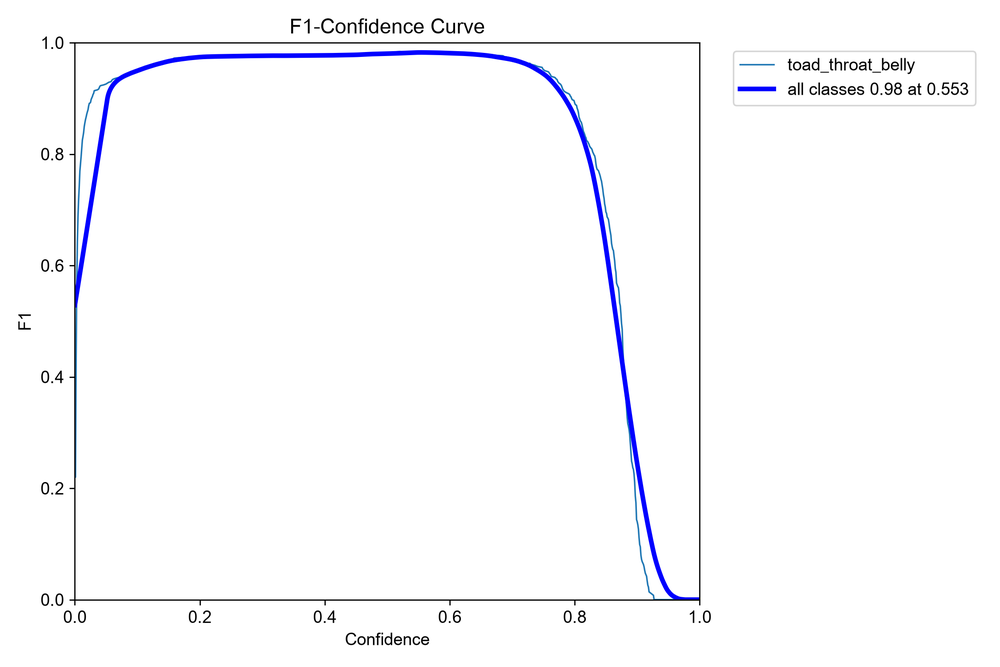
#> input picture 01-02_Throat_Belly_pipeline/src/runs/detect/train/BoxF1_curve.png, 1000 x 667 px, shrunk from 2250 x 1500 before the run, found by its file name; its folder holds only this picture in this run
$ python preprocessing.py
#> lines starting #> are read from the running program, lines starting #| are printed output that depends on the picture; after the words box and inside, x2 and y2 are one past the last pixel; in counts of white or black regions, pixels touching at a corner belong together
#> in process_dataset, img is the input picture: shape (667, 1000, 3); mean B, G, R 252.2, 249.9, 249.7
import os
import cv2
from pathlib import Path
import numpy as np

TARGET_SIZE = (256, 256)


def compute_symmetry_iou(mask_patch):
    """
    Computes normalized bilateral IoU (Jaccard Index) across the vertical centerline.
    """
    h, w = mask_patch.shape[:2]
    mid = w // 2
    left_half = mask_patch[:, :mid]
    right_half = mask_patch[:, mid:]
    min_w = min(left_half.shape[1], right_half.shape[1])
    if min_w <= 0 or h <= 0:
        return 0.0
    left_flipped = cv2.flip(left_half[:, :min_w], 1)
    right_trimmed = right_half[:, :min_w]
    overlap = cv2.countNonZero(cv2.bitwise_and(left_flipped, right_trimmed))
    union = cv2.countNonZero(cv2.bitwise_or(left_flipped, right_trimmed))
    return overlap / union if union > 0 else 0.0


def score_chin_north(crop_mask):
    h, w = crop_mask.shape[:2]
    if h < 5 or w < 5:
        return 0.0

    # 1. Longitudinal Width Gradient
    h_25 = max(1, int(h * 0.25))
    w_top = np.mean([np.count_nonzero(crop_mask[r, :]) for r in range(h_25)])
    w_bot = np.mean([np.count_nonzero(crop_mask[h - 1 - r, :]) for r in range(h_25)])
    s_width = (w_bot - w_top) / (w_bot + w_top + 1e-5)

    # 2. Corner Void Space Difference
    w_corner = max(1, w // 3)
    top_corner_void = (h_25 * w_corner * 2) - (
        np.count_nonzero(crop_mask[:h_25, :w_corner]) + np.count_nonzero(crop_mask[:h_25, -w_corner:])
    )
    bot_corner_void = (h_25 * w_corner * 2) - (
        np.count_nonzero(crop_mask[-h_25:, :w_corner]) + np.count_nonzero(crop_mask[-h_25:, -w_corner:])
    )
    s_corner = (top_corner_void - bot_corner_void) / (top_corner_void + bot_corner_void + 1e-5)

    # 3. Area Mass Distribution
    top_area = np.count_nonzero(crop_mask[:h // 2, :])
    bot_area = np.count_nonzero(crop_mask[h // 2:, :])
    s_area = (bot_area - top_area) / (top_area + bot_area + 1e-5)

    # 4. Vertical Moments (Center of Mass)
    M = cv2.moments(crop_mask)
    s_moment = ((M['m01'] / M['m00']) - (h / 2.0)) / (h / 2.0) if M['m00'] > 0 else 0.0

    return 3.5 * s_width + 2.5 * s_corner + 2.0 * s_area + 1.5 * s_moment


def align_chin_to_yaxis(img):
    if img is None:
        return None, 0, False

    if img.ndim == 3:
        gray = cv2.cvtColor(img, cv2.COLOR_BGR2GRAY)
    else:
        gray = img.copy()

    _, mask = cv2.threshold(gray, 2, 255, cv2.THRESH_BINARY)
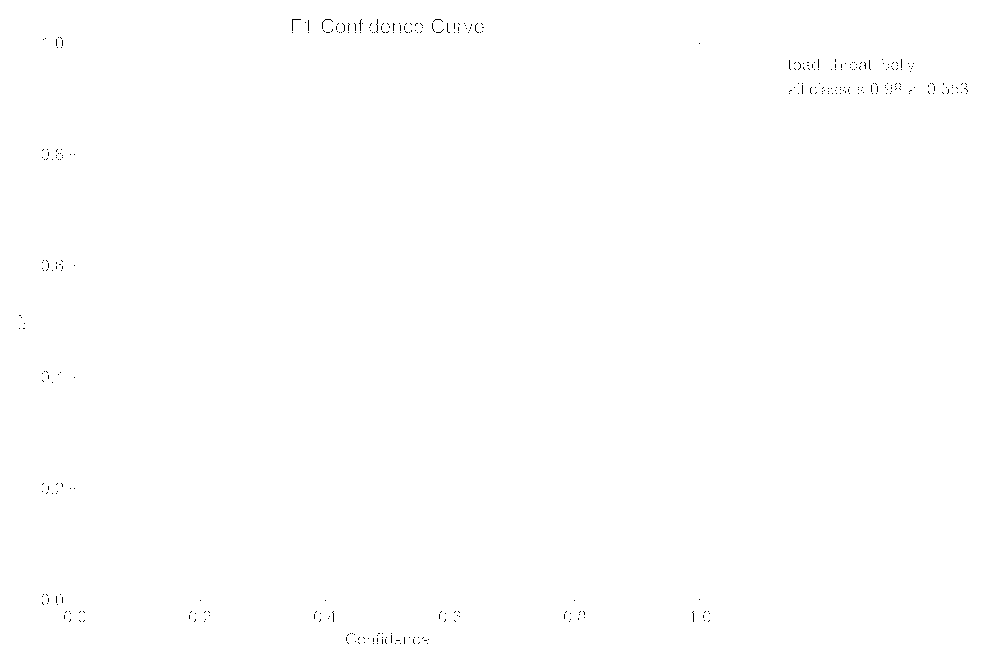
#> mask: shape (667, 1000); 99.9% white; black in thin lines or dots, all inside (x1, y1, x2, y2) = (19, 19, 968, 644)
    contours, _ = cv2.findContours(mask, cv2.RETR_EXTERNAL, cv2.CHAIN_APPROX_SIMPLE)
#> contours = [[[0, 0], [0, 666], [999, 666], [999, 0]]]
    if not contours:
        return img, 0, False

    largest_contour = max(contours, key=cv2.contourArea)
#> largest_contour = [[0, 0], [0, 666], [999, 666], [999, 0]]
    clean_mask = np.zeros_like(mask)
    cv2.drawContours(clean_mask, [largest_contour], -1, 255, cv2.FILLED)
#> clean_mask: shape (667, 1000); every value is 255

    h, w = img.shape[:2]
#> h = 667; w = 1000
    pad = max(h, w)
#> pad = 1000
    padded_mask = cv2.copyMakeBorder(clean_mask, pad, pad, pad, pad, cv2.BORDER_CONSTANT, value=0)
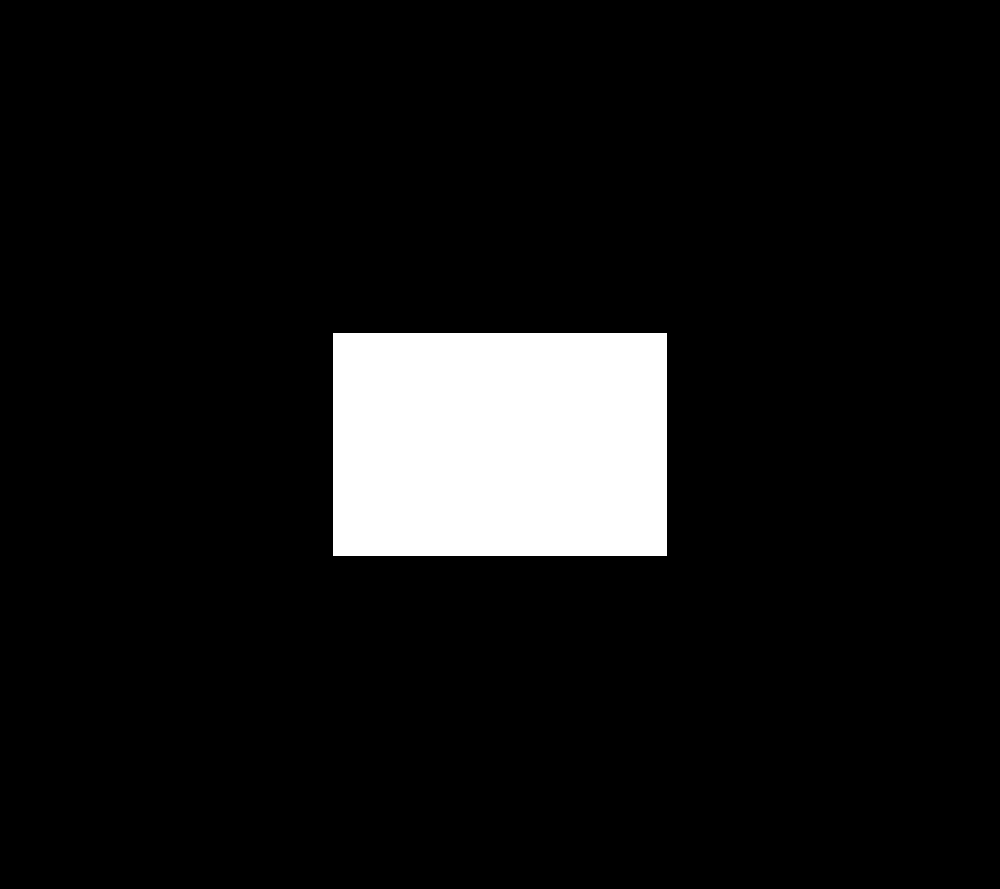
#> padded_mask: shape (2667, 3000) (shown at 1/3 size); 8.3% white; 1 white region, box (x1, y1, x2, y2) and area: (1000, 1000, 2000, 1667) 667000
    padded_img = cv2.copyMakeBorder(img, pad, pad, pad, pad, cv2.BORDER_CONSTANT, value=0)
    cy, cx = padded_mask.shape[0] // 2, padded_mask.shape[1] // 2
#> cy = 1333; cx = 1500

    # 1. Full 180° Projective Symmetry Sweep (Coarse in 2° steps)
    best_angle = 0
    best_obj = -1e9

    for angle in range(0, 180, 2):
        M = cv2.getRotationMatrix2D((cx, cy), angle, 1.0)
        rot_mask = cv2.warpAffine(padded_mask, M, (padded_mask.shape[1], padded_mask.shape[0]))
        x, y, bw, bh = cv2.boundingRect(rot_mask)
        if bw <= 1 or bh <= 1:
            continue
        crop_m = rot_mask[y:y + bh, x:x + bw]
        iou = compute_symmetry_iou(crop_m)
        if iou > best_obj:
            best_obj = iou
            best_angle = angle
#> this loop made 90 passes
#> (x, y, bw, bh, overlap in compute_symmetry_iou, union in compute_symmetry_iou, iou, best_obj) on pass 1: (1000, 1000, 1000, 667, 333500, 333500, 1, 1)
#> (x, y, bw, bh, overlap in compute_symmetry_iou, union in compute_symmetry_iou, iou) on passes 2 to 7: (988, 982, 1024, 703, 322441, 346167, 0.931), (977, 965, 1046, 737, 312027, 356583, 0.875), (967, 949, 1066, 769, 302873, 365743, 0.828), (958, 933, 1084, 801, 294849, 373767, 0.789), (949, 918, 1102, 831, 287830, 380782, 0.756), (941, 903, 1118, 861, 281709, 386907, 0.728)
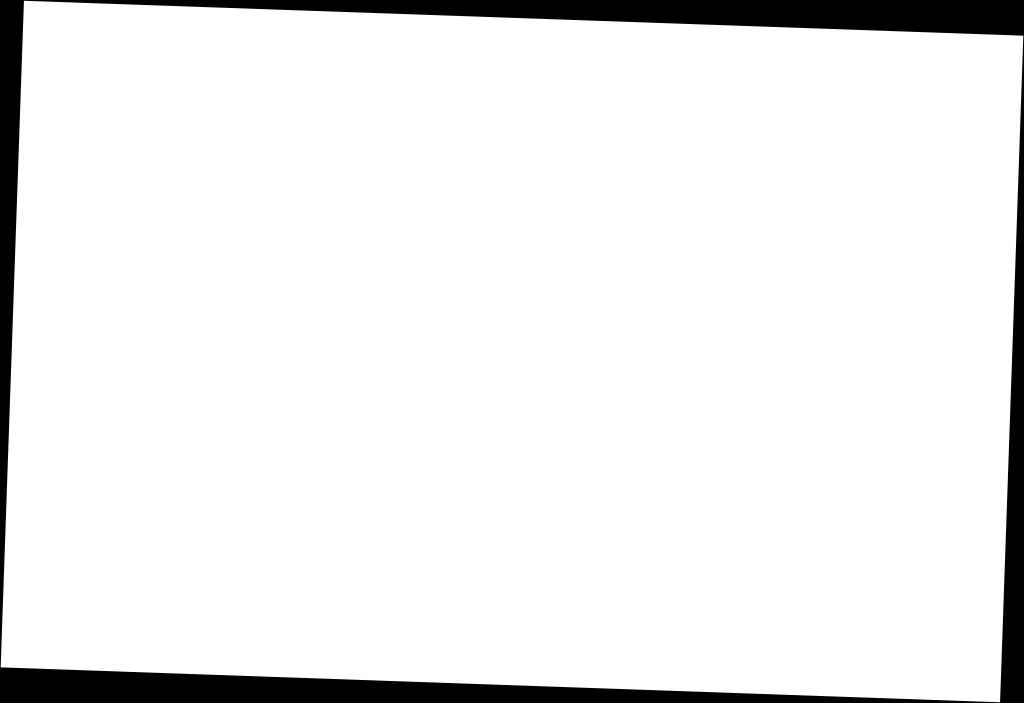
#> crop_m: shape (703, 1024); min 0, max 255, mean 236.3

    # 2. Fine-Tuning Sweep (±3° in 0.5° steps)
    fine_angle = best_angle
    best_fine_obj = -1e9
    for angle in np.arange(best_angle - 3.0, best_angle + 3.5, 0.5):
        M = cv2.getRotationMatrix2D((cx, cy), angle, 1.0)
        rot_mask = cv2.warpAffine(padded_mask, M, (padded_mask.shape[1], padded_mask.shape[0]))
        x, y, bw, bh = cv2.boundingRect(rot_mask)
        if bw <= 1 or bh <= 1:
            continue
        crop_m = rot_mask[y:y + bh, x:x + bw]
        iou = compute_symmetry_iou(crop_m)
        if iou > best_fine_obj:
            best_fine_obj = iou
            fine_angle = angle
#> this loop made 13 passes
#> pass 1, in compute_symmetry_iou (call 91), `right_half = mask_patch[:, mid:]`:
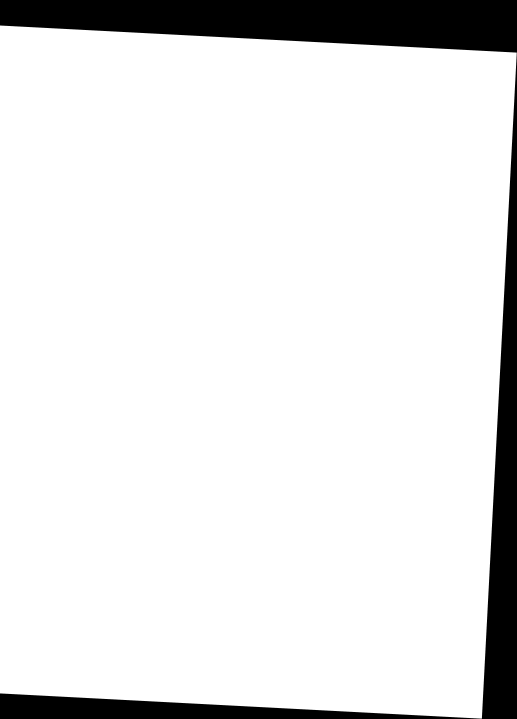
#> right_half: shape (719, 517); min 0, max 255, mean 228.8
#> after the loop:
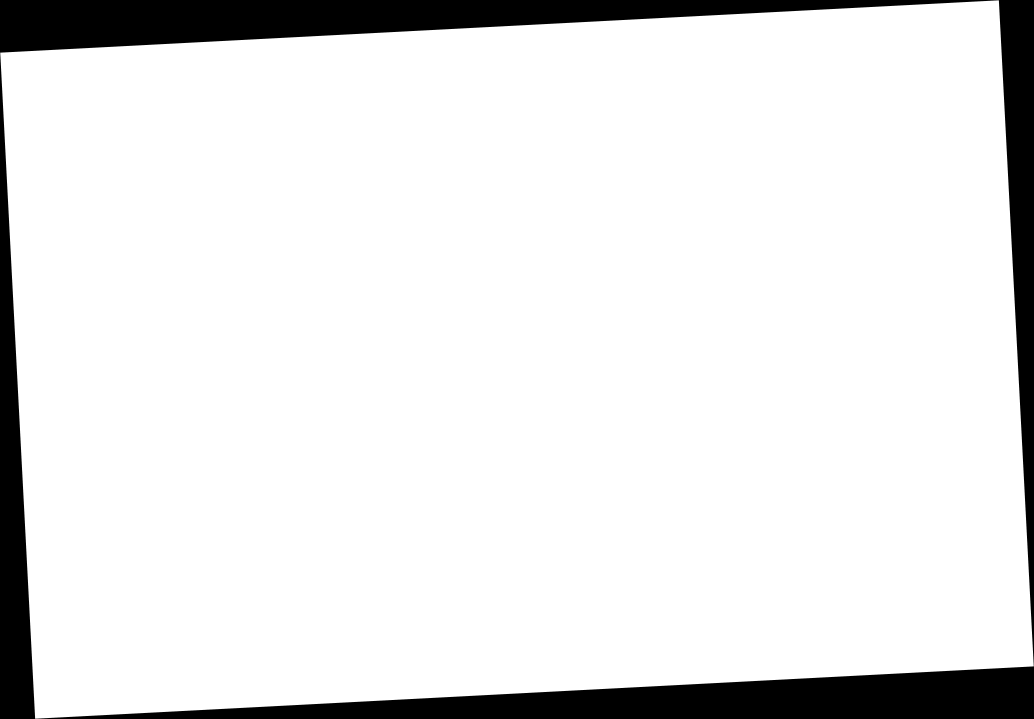
#> crop_m: shape (719, 1034); min 0, max 255, mean 228.8
#> in process_dataset, `resized_mask = cv2.resize(aligned_mask, target_size, interpolation=cv2..`: resized_mask: shape (256, 256); every value is 255

    M_final = cv2.getRotationMatrix2D((cx, cy), fine_angle, 1.0)
    aligned_img = cv2.warpAffine(
        padded_img, M_final, (padded_img.shape[1], padded_img.shape[0]),
        flags=cv2.INTER_LANCZOS4, borderMode=cv2.BORDER_CONSTANT, borderValue=0
    )
    aligned_mask = cv2.warpAffine(
        padded_mask, M_final, (padded_mask.shape[1], padded_mask.shape[0]),
        borderMode=cv2.BORDER_CONSTANT, borderValue=0
    )

    x, y, bw, bh = cv2.boundingRect(aligned_mask)
    if bw <= 0 or bh <= 0:
        return img, fine_angle, False

    crop_mask = aligned_mask[y:y + bh, x:x + bw]
    crop_img = aligned_img[y:y + bh, x:x + bw]

    # 3. Anatomical Upright Check (Chin to North)
    score = score_chin_north(crop_mask)
    flipped = False
    if score < 0:
        crop_img = cv2.rotate(crop_img, cv2.ROTATE_180)
        crop_mask = cv2.rotate(crop_mask, cv2.ROTATE_180)
        flipped = True

    return crop_img, crop_mask, fine_angle, flipped


def enhance_and_sharpen_gray(img_gray, mask, clip_limit=4.0, tile_grid_size=(8, 8)):

    # 1. Edge-preserving bilateral denoising
#> called with clip_limit = 4, tile_grid_size = (8, 8)
    denoised = cv2.bilateralFilter(img_gray, d=5, sigmaColor=40, sigmaSpace=40)

    # 2. CLAHE local contrast enhancement
    clahe = cv2.createCLAHE(clipLimit=clip_limit, tileGridSize=tile_grid_size)
    clahe_enhanced = clahe.apply(denoised)

    # 3. Multi-scale Unsharp Masking detail boost
    blur = cv2.GaussianBlur(clahe_enhanced, (0, 0), sigmaX=1.5)
    detail = clahe_enhanced.astype(np.float32) - blur.astype(np.float32)
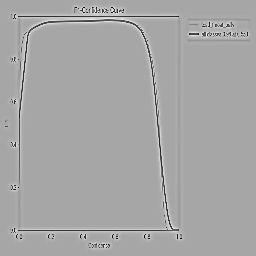
#> detail: shape (256, 256) float32; min -202, max 107, mean 0; drawn with min black and max white
    sharp = np.clip(clahe_enhanced.astype(np.float32) + 2.0 * detail, 0, 255).astype(np.uint8)
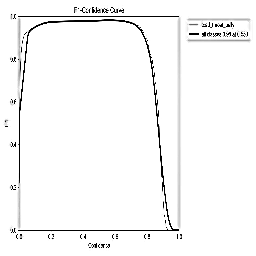
#> sharp: shape (256, 256); min 0, max 255, mean 247.8

    # 4. Strict pure black background enforcement
    sharp[mask == 0] = 0
    return sharp


def preprocess_throat_gray(img, target_size=TARGET_SIZE, clip_limit=4.0):
    """
    Complete Grayscale Preprocessing Pipeline:
    1. Upright chin-to-North alignment (Symmetry sweep + Anatomical scorer)
    2. Lanczos-4 high-fidelity resizing to target size (256x256)
    3. Bilateral denoising + CLAHE + Unsharp Masking
    4. Pure black background enforcement
    """
    if img is None:
        return None

    aligned_img, aligned_mask, _, _ = align_chin_to_yaxis(img)

    if aligned_img.ndim == 3:
        aligned_gray = cv2.cvtColor(aligned_img, cv2.COLOR_BGR2GRAY)
    else:
        aligned_gray = aligned_img.copy()

    # Lanczos-4 resizing
    resized_gray = cv2.resize(aligned_gray, target_size, interpolation=cv2.INTER_LANCZOS4)
    resized_mask = cv2.resize(aligned_mask, target_size, interpolation=cv2.INTER_NEAREST)

    final_gray = enhance_and_sharpen_gray(resized_gray, resized_mask, clip_limit=clip_limit)
    return final_gray


def process_dataset(input_dir, output_dir, target_size=TARGET_SIZE, clip_limit=4.0):
    input_path = Path(input_dir)
    output_path = Path(output_dir)
    output_path.mkdir(parents=True, exist_ok=True)

    supported_exts = ('.jpg', '.jpeg', '.png', '.bmp', '.tiff', '.webp')
    image_files = sorted([
        f for f in os.listdir(input_path)
        if Path(f).suffix.lower() in supported_exts and not f.startswith('.')
    ])

    print(f"\n{'='*70}")
    print(f"🚀 Starting Grayscale Preprocessing Pipeline (Upright Chin-North + Sharp USM)")
    print(f"📂 Input Directory:  {input_path}")
    print(f"📁 Output Directory: {output_path}")
    print(f"🖼️ Found {len(image_files)} images to process (Target: {target_size}, Color: Grayscale)")
    print(f"{'='*70}\n")

    processed_count = 0
    flipped_count = 0
    angles_adjusted = []

    for img_name in image_files:
        img_path = input_path / img_name
        img = cv2.imread(str(img_path))

        if img is None:
            print(f"⚠️ Warning: Could not read {img_name}. Skipping...")
            continue

        aligned_img, aligned_mask, angle, flipped = align_chin_to_yaxis(img)
        if flipped:
            flipped_count += 1
        angles_adjusted.append(angle)

        if aligned_img.ndim == 3:
            aligned_gray = cv2.cvtColor(aligned_img, cv2.COLOR_BGR2GRAY)
        else:
            aligned_gray = aligned_img.copy()

        resized_gray = cv2.resize(aligned_gray, target_size, interpolation=cv2.INTER_LANCZOS4)
        resized_mask = cv2.resize(aligned_mask, target_size, interpolation=cv2.INTER_NEAREST)

        final_gray = enhance_and_sharpen_gray(resized_gray, resized_mask, clip_limit=clip_limit)

        save_path = output_path / img_name
        cv2.imwrite(str(save_path), final_gray)
        processed_count += 1

    print(f"\n{'='*70}")
    print(f"✅ Grayscale Preprocessing Complete!")
    print(f"   • Total Images Processed: {processed_count} / {len(image_files)}")
    print(f"   • Chin Orientation Flipped to North: {flipped_count} ({flipped_count/max(processed_count,1)*100:.1f}%)")
    if angles_adjusted:
        print(f"   • Tilt Correction: Min={min(angles_adjusted)}°, Max={max(angles_adjusted)}°, Mean={np.mean(angles_adjusted):.1f}°")
#|    • Tilt Correction: Min=0.0°, Max=0.0°, Mean=0.0°
    print(f"   • Saved to: {output_path.resolve()}")
    print(f"{'='*70}\n")


if __name__ == '__main__':
    script_dir = Path(__file__).resolve().parent
    project_root = script_dir.parent.parent

    base_input = project_root / '02_Throat_Preprocessing' / 'data' / 'SAM2_Data'
    base_output = project_root / '03_2_Siamese_network' / 'data' / 'gray'

    splits = ['train', 'val']
    for split in splits:
        in_folder = base_input / split
        out_folder = base_output / split

        if in_folder.exists():
            print(f"\n--- Processing Grayscale [{split.upper()}] Dataset ---")
            process_dataset(in_folder, out_folder)
        else:
            print(f"⚠️ Input folder does not exist: {in_folder}")
